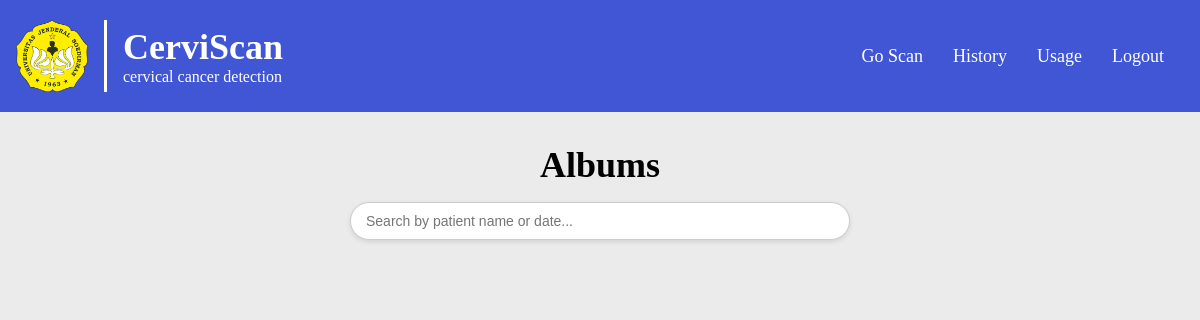
Page /history (signed in) on the earlier database version.
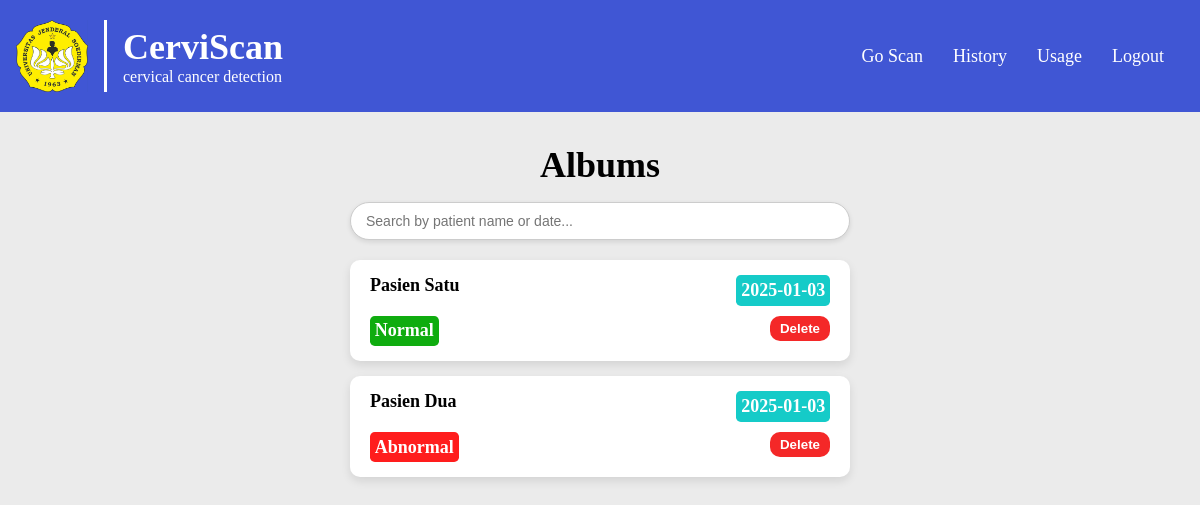
Same page on the later database version.
### app.py (models this page shows)
class History(db.Model):
    id = db.Column(db.Integer, primary_key=True)
    user_id = db.Column(db.Integer, db.ForeignKey('users.id'), nullable=False)
    name = db.Column(db.String(250), nullable=False)
    dob = db.Column(db.String(50), nullable=False)
    original = db.Column(db.String(250), nullable=False)
    gray = db.Column(db.String(250), nullable=False)
    mask = db.Column(db.String(250), nullable=False)
    segmented = db.Column(db.String(250), nullable=False)
    features = db.Column(db.PickleType, nullable=False)
    prediction = db.Column(db.String(250), nullable=False)
    date = db.Column(db.DateTime, default=datetime.utcnow)

### app.py (the view)
@app.route('/history', methods=['GET'])
@login_required
def history_page():
    user_history = History.query.filter_by(user_id=current_user.id).all()
    return render_template('history.html', history=user_history)

### app.py (called while the page is built)
@login_manager.user_loader
def loader_user(user_id):
    return Users.query.get(user_id)

### templates/history.html (shortened to what this page needs)
{% extends 'base.html' %} {% block title %} History {% endblock %} {% block
content %}
<div class="page-container albums">
    <div class="albums-section">
        <h1>Albums</h1>
        <div class="search-container">
            <input
                type="text"
                class="search-bar"
                id="search-bar"
                placeholder="Search by patient name or date..."
                onkeyup="filterHistory()"
            />
        </div>
        {% for entry in history %}
        <a
            class="album-card"
            href="/history/{{ entry.id }}"
            data-name="{{ entry.name|lower }}"
            data-date="{{ entry.date.strftime('%Y-%m-%d') }}"
        >
            <div class="album-card-head">
                <p>{{ entry.name }}</p>
                <div class="tag date">
                    <p>{{ entry.date.strftime('%Y-%m-%d') }}</p>
                </div>
            </div>
            <div class="album-card-foot">
                {% if entry.prediction == "normal" %}
                <div class="tag normal"><p>Normal</p></div>
                {% else %}
                <div class="tag abnormal"><p>Abnormal</p></div>
                {% endif %}
                <form
                    action="/delete/{{ entry.id }}"
                    method="POST"
                    onsubmit="return confirmDelete()"
                >
                    <button type="submit" class="btn btn-danger">Delete</button>
                </form>
            </div>
        </a>
        {% endfor %}
    </div>
</div>
{% endblock %}

Differences in the rows shown:
added History: name "Pasien Satu", date "2025-01-03", prediction "Normal"
added History: name "Pasien Dua", date "2025-01-03", prediction "Abnormal"
